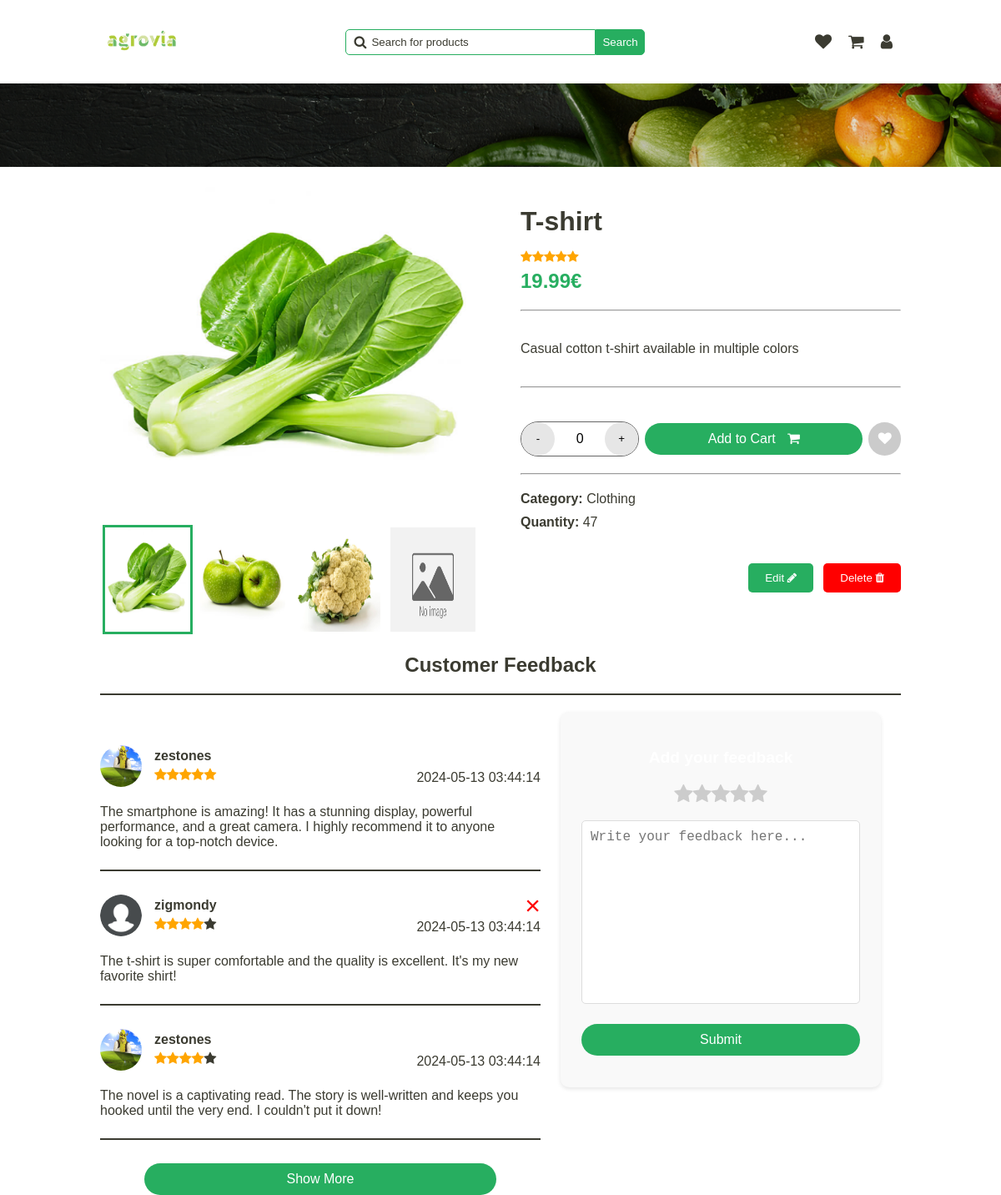
Page /pages/announce-view.php?id=2 (signed in) on the earlier database version.
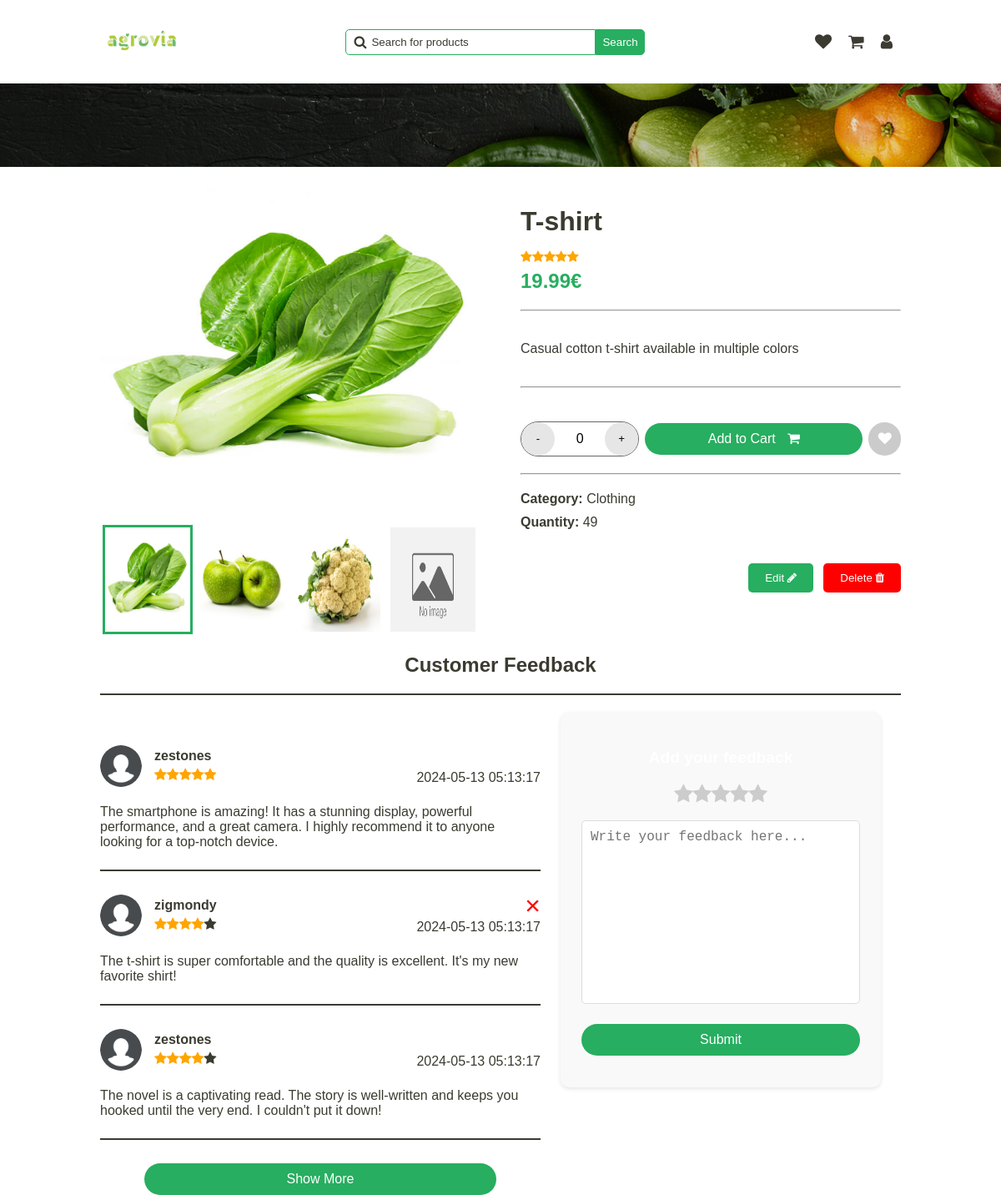
Same page on the later database version.
### tables this page shows
CREATE TABLE Announce (
  id INTEGER PRIMARY KEY,
  id_category INTEGER,
  image TEXT,
  title TEXT,
  description TEXT,
  price FLOAT,
  quantity INTEGER,
  rating INTEGER,
  out_of_stock BOOLEAN,
  FOREIGN KEY (id_category) REFERENCES Category(id)
);

CREATE TABLE Category (
  id INTEGER PRIMARY KEY,
  name TEXT
);

CREATE TABLE AnnounceComment (
  id INTEGER PRIMARY KEY,
  announce_id INTEGER,
  user_id INTEGER,
  comment TEXT,
  rating INTEGER,
  date TIMESTAMP DEFAULT CURRENT_TIMESTAMP,
  FOREIGN KEY (announce_id) REFERENCES Announce(id) ON DELETE CASCADE,
  FOREIGN KEY (user_id) REFERENCES User(id)
);

CREATE TABLE User (
  id INTEGER PRIMARY KEY,
  firstname TEXT,
  lastname TEXT,
  email TEXT,
  username TEXT,
  icon TEXT,
  phone_number TEXT,
  password TEXT,
  is_admin INTEGER
);

### php/user.php (called while the page is built, shortened)
<?php
require '../php/pdo.php';
function get_user_by_id($id_user)
{
    global $pdo;
    try {
        $query = "SELECT * FROM User WHERE id = :id_user";
        $stmt = $pdo->prepare($query);
        $stmt->bindParam(':id_user', $id_user);
        $stmt->execute();
        $user = $stmt->fetch(PDO::FETCH_ASSOC);
        return $user;
    } catch (PDOException $e) {
        echo $e->getMessage();
    }
}

### php/feedback.php (the view, shortened to what this page needs)
<?php
require "../php/pdo.php";
require "../php/user.php";
function get_feedback_by_announce_id($id_announce)
{
    global $pdo;
    $query = "SELECT * FROM AnnounceComment WHERE announce_id = :id_announce";
    $stmt = $pdo->prepare($query);
    $stmt->bindParam(':id_announce', $id_announce);
    $stmt->execute();
    $feedback = $stmt->fetchAll(PDO::FETCH_ASSOC);
    return $feedback;
}
function display_feedback($feedback)
{
    usort($feedback, function ($a, $b) {
        return strtotime($b['date']) - strtotime($a['date']);
    });
    foreach ($feedback as $comment) {
        $user = get_user_by_id($comment['user_id']);
        echo '<div class="feedback-item" id="feedback-' . $comment['id'] . '">';
        echo '<div class="user-infos">';
        echo '<img src="' . $user['icon'] . '" alt="' . $user['username'] . '">';
        echo '<div class="user-details">';
        echo '<div class="name">' . $user['username'] . '</div>';
        echo '<div class="rating">' . generate_star($comment['rating']) . '</div>';
        echo '</div>';
        echo '</div>';
        echo '<div class="message">';
        echo '<p>' . $comment['comment'] . '</p>';
        echo '</div>';
        if ($comment['user_id'] == $_SESSION['user_id']) {
            echo '<div class="delete-feedback" onclick="delete_feedback(' . $comment['id'] . ')">&times;</div>';
        }
        echo '<div class="date">';
        echo '<span>' . $comment['date'] . '</span>';
        echo '</div>';
        echo '<hr>';
        echo '</div>';
    }
}

### pages/announce-view.php (shortened to what this page needs)
<!DOCTYPE html>
<html lang="en">
<head>
    <link rel="stylesheet" href="../../styles/announce.css" onload="load_theme()">
    <link rel="stylesheet" href="../../styles/main-header.css">
    <link rel="stylesheet" href="../styles/confirm-modal.css">
    <link rel="stylesheet" href="../styles/alert.css">
    <link rel="stylesheet" href="https://cdnjs.cloudflare.com/ajax/libs/font-awesome/4.7.0/css/font-awesome.min.css">
</head>
<body>
    <header>
        <a href="../pages/home.php"><img src="../../assets/logo/agrovia-green.png" alt="logo"></a>
        <div class="search-bar">
            <span>
                <i class="fa fa-search"></i>
                <input type="text" name="search" id="search" placeholder="Search for products"
                    onkeydown="if(event.keyCode === 13) search()">
            </span>
            <button onclick="search()">Search</button>
        </div>
        <div class="user">
            <a href="../../pages/user/wishlist.html">
                <i class="fa fa-heart"></i>
            </a>
            <a href="../../pages/user/cart.html">
                <i class="fa fa-shopping-cart"></i>
            </a>
            <a href="../pages/dashboard.php">
                <i class="fa fa-user"></i>
            </a>
        </div>
    </header>
    <div class="separator-background"></div>
    <div class="main-container">
        <?php
        require "../php/announce.php";
        $announce = get_announce_by_id($_GET['id']);
        $category = get_announce_category($_GET['id']);
        $is_in_wishlist = is_announce_in_wish_list($_GET['id']);
        $is_in_cart = is_announce_in_cart($_GET['id']);
        $is_user_owner = is_announce_owned_by_user($_GET['id'], $_SESSION['user_id']);
        ?>
        <section class="gallery">
            <?php
            display_gallery($_GET['id']);
            ?>
        </section>
        <section class="quick-view" id="my-announce-quick-view">
            <div class="main-infos">
                <h1 class="title"><?php echo $announce['title'] ?></h1>
                <div class="rating"><?php echo generate_star($announce['rating']) ?></div>
                <div class="price"><?php echo $announce['price'] ?>€</div>
            </div>
            <hr>
            <div class="description">
                <p><?php echo $announce['description'] ?></p>
            </div>
            <hr>
            <div class="actions">
                <div class="manage-quantity">
                    <button class="increment" onclick="decrement_quantity()">-</button>
                    <span id="count">0</span>
                    <button class="decrement"
                        onclick="increment_quantity(<?php echo $announce['quantity'] ?>)">+</button>
                </div>
                <button class="cart" id="button-cart-id" style="<?php if ($is_in_cart)
                    echo "background-color: rgba(45, 45, 45, 0.20); border: 2px solid var(--light-stroke); " ?>"
                        onclick="add_cart_item_by_id(<?php echo $_GET['id'] ?>)">
                    Add to Cart
                    <i class="fa fa-shopping-cart"></i>
                </button>
                <button class="wish" onclick="add_wishlist_item(<?php echo $_GET['id'] ?>)">
                    <i class="fa fa-heart" id="<?php echo $_GET['id'] ?>-wish-icon" style="<?php if ($is_in_wishlist)
                           echo "color: var(--secondary);" ?>">
                        </i>
                    </button>
                </div>
                <hr>
                <div class="category">
                    <span>
                        <strong>Category:</strong>
                    <?php echo "<span>" . $category['name'] . "</span>" ?>
                </span>
                <span>
                    <strong>Quantity:</strong>
                    <?php echo "<span class='quantity'>" . $announce['quantity'] . "</span>" ?>
                </span>
            </div>
            <div class="admin-action">
                <?php
                if (isset($_SESSION['user_id']) && $is_user_owner) {
                    echo '<button class="edit" onclick="open_edit_announce_modal(
                        ' . $announce['id'] . ',
                        \'' . $announce['title'] . '\',
                        \'' . $announce['description'] . '\',
                        ' . $announce['price'] . ',
                        ' . $announce['quantity'] . ')">
                        Edit
                        <i class="fa fa-pencil"></i>
                    </button>';
                }
                if ($is_user_owner || $_SESSION['is_admin']) {
                    echo '<button class="delete" onclick="delete_announce(' . $announce['id'] . ')">
                        Delete
                        <i class="fa fa-trash"></i>
                    </button>';
                }
                ?>
            </div>
        </section>
    </div>
    <h2 class="title-feedback">Customer Feedback</h2>
    <hr class="feedback-separator">
    <div class="customer-feedback">
        <section class="feedback-section">
            <?php
            require "../php/feedback.php";
            $feedback = get_feedback_by_announce_id($_GET['id']);
            display_feedback($feedback);
            ?>
        </section>
        <section class="add-feedback">
            <h3>Add your feedback</h3>
            <div class="rating-stars">
                <i class='fa fa-star'></i>
                <i class='fa fa-star'></i>
                <i class='fa fa-star'></i>
                <i class='fa fa-star'></i>
                <i class='fa fa-star'></i>
            </div>
            <textarea name="feedback" id="feedback" cols="30" rows="10"
                placeholder="Write your feedback here..."></textarea>
            <button onclick="submit_feedback()">Submit</button>
        </section>
    </div>
</body>
</html>

### php/announce.php (shortened to what this page needs)
<?php
require '../php/pdo.php';
function generate_star($rating)
{
    $stars = "";
    for ($i = 0; $i < 5; $i++) {
        if ($i < $rating) {
            $stars .= "<i class='fa fa-star checked'></i>";
        } else {
            $stars .= "<i class='fa fa-star'></i>";
        }
    }
    return $stars;
}
function get_announce_by_id($id)
{
    global $pdo;
    $query = "SELECT * FROM Announce WHERE id = :id";
    $stmt = $pdo->prepare($query);
    $stmt->bindParam(':id', $id);
    $stmt->execute();
    $announce = $stmt->fetch(PDO::FETCH_ASSOC);
    return $announce;
}
function get_announce_category($id_announce)
{
    global $pdo;
    $query = 'SELECT * FROM Category WHERE id IN (SELECT id_category FROM Announce WHERE id = :id_announce)';
    $stmt = $pdo->prepare($query);
    $stmt->bindParam(':id_announce', $id_announce);
    $stmt->execute();
    $category = $stmt->fetch(PDO::FETCH_ASSOC);
    return $category;
}
function is_announce_owned_by_user($announce_id, $user_id)
{
    global $pdo;
    $query = "SELECT COUNT(*) FROM UserAnnounce WHERE announce_id = :announce_id AND user_id = :user_id";
    $stmt = $pdo->prepare($query);
    $stmt->bindParam(':announce_id', $announce_id);
    $stmt->bindParam(':user_id', $user_id);
    $stmt->execute();
    $count = $stmt->fetchColumn();
    return $count > 0;
}
function get_announce_images_by_id($id)
{
    global $pdo;
    $stmt = $pdo->prepare("SELECT image FROM AnnounceImage WHERE announce_id = ?");
    $stmt->bindParam(1, $id);
    $stmt->execute();
    $result = $stmt->fetchAll(PDO::FETCH_ASSOC);
    $images = array_column($result, 'image');
    return $images;
}
function is_announce_in_wish_list($annouce_id)
{
    global $pdo;
    $query = "SELECT * FROM UserSaved
              WHERE user_id = :user_id
              AND announce_id = :announce_id
              AND is_in_favourite = 1
             ";
    $stmt = $pdo->prepare($query);
    $stmt->bindParam(':user_id', $_SESSION['user_id']);
    $stmt->bindParam(':announce_id', $annouce_id);
    $stmt->execute();
    $result = $stmt->fetch(PDO::FETCH_ASSOC);
    return $result !== false;
}
function display_gallery($announce_id)
{
    $images = get_announce_images_by_id($announce_id);
    for ($i = 0; $i < 4; $i++) {
        $image_path = $images[$i];
        echo '<div class="gallery-item">';
        if ($image_path == '') {
            $image_path = "../public/no-image-available.jpg";
        }
        echo '<img class="gallery-img" src="' . $image_path . '" alt="" />';
        echo '<label for="img-' . ($i + 1) . '" class="gallery-thumb"><img src="' . $image_path . '" alt="" /></label>';
        echo '</div>';
    }
}
?>

### styles/main-header.css (style rules this page uses)
header { display: flex; justify-content: space-between; align-items: center; }
header a img { width: 100px; }
header .search-bar { display: flex; align-items: center; }
header .search-bar span { display: flex; align-items: center; position: relative; }
header .search-bar span i { position: absolute; left: 10px; color: var(--text); }
header .search-bar span input { padding: 7px; border: 1px solid var(--secondary); border-radius: 5px 0 0 5px; padding-left: 30px; min-width: 300px; }
header .search-bar span input::placeholder { color: var(--text); position: absolute; left: 30px; }
header .search-bar button { padding: 7px; border-radius: 0 5px 5px 0; background-color: var(--secondary); color: var(--white); border: 1px solid var(--secondary); cursor: pointer; }
header .user { display: flex; align-items: center; }
header .user a { text-decoration: none; padding: 10px; }
header .user a i { font-size: 20px; color: var(--text); }
.separator-background { background-image: url("../../assets/backgrounds/separator-background.png"); background-size: cover; background-position: center; background-repeat: no-repeat; width: 100%; height: 100px; position: absolute; left: 0; }

### styles/global.css (style rules this page uses)
.light-theme { --primary: rgba(255, 255, 255, 1); --secondary: rgba(39, 174, 96, 1); --tertiary: rgba(146, 227, 169, 1); --text: rgba(59, 59, 49, 1); --hover-color: rgba(200, 200, 200, 1); --white: rgba(255, 255, 255, 1); --dark: rgba(29, 29, 29, 1); --gray: rgba(102, 102, 102, 1); --error: rgba(255, 0, 0, 1); --light-hover-green: rgba(237, 242, 238, 1); --light-stroke: rgba(230, 230, 230, 1); }
* { box-sizing: border-box; }
body, body.dark-theme, body.light-theme { font-family: "Overpass", sans-serif; -webkit-font-smoothing: antialiased; -moz-osx-font-smoothing: grayscale; background-color: var(--primary); color: var(--text); width: 80%; max-width: 1200px; margin: 0 auto; transition: background-color 0.3s ease, transform 0.5s cubic-bezier(0.68, -0.55, 0.27, 1.55); }
body { --primary: rgba(29, 29, 29, 1); --secondary: rgba(39, 174, 96, 1); --tertiary: rgba(146, 227, 169, 1); --text: rgba(210, 210, 210, 1); --hover-color: rgba(62, 62, 62, 1); --white: rgba(255, 255, 255, 1); --dark: rgba(29, 29, 29, 1); --gray: rgba(102, 102, 102, 1); --error: rgba(255, 0, 0, 1); --light-hover-green: rgba(237, 242, 238, 1); --light-stroke: rgba(230, 230, 230, 1); }

Differences in the rows shown:
changed announce "T-shirt": quantity "47" → "49"
changed announcecomment (number 1 of 3 on the later page): user.icon: a different picture; date "2024-05-13 03:44:14" → "2024-05-13 05:13:17"
changed announcecomment "zigmondy": date "2024-05-13 03:44:14" → "2024-05-13 05:13:17"
changed announcecomment (number 3 of 3 on the later page): user.icon: a different picture; date "2024-05-13 03:44:14" → "2024-05-13 05:13:17"
